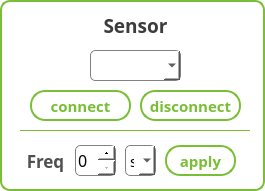
     <widget class="QFrame" name="frame_9">
      <property name="geometry">
       <rect>
        <x>0</x>
        <y>0</y>
        <width>265</width>
        <height>191</height>
       </rect>
      </property>
      <property name="styleSheet">
       <string notr="true">background-color:qlineargradient(spread:pad, x1:0.5, y1:0.5, x2:1, y2:1, stop:0 rgba(255, 255, 255, 0), stop:1 rgba(255, 255, 255, 65));
border : 2px solid rgb(121,191,53);
border-radius : 10px</string>
      </property>
      <property name="frameShape">
       <enum>QFrame::StyledPanel</enum>
      </property>
      <property name="frameShadow">
       <enum>QFrame::Raised</enum>
      </property>
      <widget class="QLabel" name="label_35">
       <property name="geometry">
        <rect>
         <x>80</x>
         <y>10</y>
         <width>111</width>
         <height>31</height>
        </rect>
       </property>
       <property name="font">
        <font>
         <family>나눔스퀘어 Bold</family>
         <pointsize>14</pointsize>
         <weight>75</weight>
         <bold>true</bold>
        </font>
       </property>
       <property name="styleSheet">
        <string notr="true">background:transparent;
border:transparent;
color:rgb(60,60,60)</string>
       </property>
       <property name="text">
        <string>Sensor</string>
       </property>
       <property name="alignment">
        <set>Qt::AlignCenter</set>
       </property>
      </widget>
      <widget class="QComboBox" name="coms">
       <property name="geometry">
        <rect>
         <x>90</x>
         <y>50</y>
         <width>91</width>
         <height>31</height>
        </rect>
       </property>
       <property name="palette">
        <palette>
         <active>
          <colorrole role="Button">
           <brush brushstyle="SolidPattern">
            <color alpha="255">
             <red>255</red>
             <green>255</green>
             <blue>255</blue>
            </color>
           </brush>
          </colorrole>
          <colorrole role="Base">
           <brush brushstyle="SolidPattern">
            <color alpha="255">
             <red>255</red>
             <green>255</green>
             <blue>255</blue>
            </color>
           </brush>
          </colorrole>
          <colorrole role="Window">
           <brush brushstyle="SolidPattern">
            <color alpha="255">
             <red>255</red>
             <green>255</green>
             <blue>255</blue>
            </color>
           </brush>
          </colorrole>
          <colorrole role="Highlight">
           <brush brushstyle="SolidPattern">
            <color alpha="255">
             <red>121</red>
             <green>191</green>
             <blue>53</blue>
            </color>
           </brush>
          </colorrole>
         </active>
         <inactive>
          <colorrole role="Button">
           <brush brushstyle="SolidPattern">
            <color alpha="255">
             <red>255</red>
             <green>255</green>
             <blue>255</blue>
            </color>
           </brush>
          </colorrole>
          <colorrole role="Base">
           <brush brushstyle="SolidPattern">
            <color alpha="255">
             <red>255</red>
             <green>255</green>
             <blue>255</blue>
            </color>
           </brush>
          </colorrole>
          <colorrole role="Window">
           <brush brushstyle="SolidPattern">
            <color alpha="255">
             <red>255</red>
             <green>255</green>
             <blue>255</blue>
            </color>
           </brush>
          </colorrole>
          <colorrole role="Highlight">
           <brush brushstyle="SolidPattern">
            <color alpha="255">
             <red>121</red>
             <green>191</green>
             <blue>53</blue>
            </color>
           </brush>
          </colorrole>
         </inactive>
         <disabled>
          <colorrole role="Button">
           <brush brushstyle="SolidPattern">
            <color alpha="255">
             <red>255</red>
             <green>255</green>
             <blue>255</blue>
            </color>
           </brush>
          </colorrole>
          <colorrole role="Base">
           <brush brushstyle="SolidPattern">
            <color alpha="255">
             <red>255</red>
             <green>255</green>
             <blue>255</blue>
            </color>
           </brush>
          </colorrole>
          <colorrole role="Window">
           <brush brushstyle="SolidPattern">
            <color alpha="255">
             <red>255</red>
             <green>255</green>
             <blue>255</blue>
            </color>
           </brush>
          </colorrole>
          <colorrole role="Highlight">
           <brush brushstyle="SolidPattern">
            <color alpha="255">
             <red>121</red>
             <green>191</green>
             <blue>53</blue>
            </color>
           </brush>
          </colorrole>
         </disabled>
        </palette>
       </property>
       <property name="font">
        <font>
         <family>나눔고딕</family>
         <pointsize>11</pointsize>
        </font>
       </property>
       <property name="styleSheet">
        <string notr="true">background-color:white;
border-radius:5px;
border:1px solid grey;
selection-background-color: rgb(121, 191, 53);</string>
       </property>
      </widget>
      <widget class="QPushButton" name="disconnect">
       <property name="geometry">
        <rect>
         <x>140</x>
         <y>90</y>
         <width>101</width>
         <height>31</height>
        </rect>
       </property>
       <property name="font">
        <font>
         <family>나눔바른고딕</family>
         <pointsize>11</pointsize>
         <weight>75</weight>
         <bold>true</bold>
        </font>
       </property>
       <property name="styleSheet">
        <string notr="true">QPushButton{border-radius : 15px;
border : 2px solid rgb(121,191,53);
color:rgb(121,191,53);
background-color:white;}
QPushButton:pressed{
border-radius : 15px;
border : 2px solid rgb(130,255,75);
border:transparent;
background-color:qlineargradient(spread:pad, x1:0.15, y1:0.15, x2:1, y2:1, stop:0 rgba(177, 220, 61, 255), stop:1 rgba(41, 191, 61, 247));
color:white;
}
</string>
       </property>
       <property name="text">
        <string>disconnect</string>
       </property>
       <property name="checkable">
        <bool>false</bool>
       </property>
      </widget>
      <widget class="QPushButton" name="connect">
       <property name="geometry">
        <rect>
         <x>30</x>
         <y>90</y>
         <width>101</width>
         <height>31</height>
        </rect>
       </property>
       <property name="font">
        <font>
         <family>나눔바른고딕</family>
         <pointsize>11</pointsize>
         <weight>75</weight>
         <bold>true</bold>
        </font>
       </property>
       <property name="styleSheet">
        <string notr="true">QPushButton{border-radius : 15px;
border : 2px solid rgb(121,191,53);
color:rgb(121,191,53);
background-color:white;}
QPushButton:pressed{
border-radius : 15px;
border : 2px solid rgb(130,255,75);
border:transparent;
background-color:qlineargradient(spread:pad, x1:0.15, y1:0.15, x2:1, y2:1, stop:0 rgba(177, 220, 61, 255), stop:1 rgba(41, 191, 61, 247));
color:white;
}
</string>
       </property>
       <property name="text">
        <string>connect</string>
       </property>
       <property name="checkable">
        <bool>true</bool>
       </property>
      </widget>
      <widget class="QLabel" name="label_61">
       <property name="geometry">
        <rect>
         <x>20</x>
         <y>145</y>
         <width>51</width>
         <height>31</height>
        </rect>
       </property>
       <property name="font">
        <font>
         <family>나눔스퀘어 Bold</family>
         <pointsize>13</pointsize>
         <weight>75</weight>
         <bold>true</bold>
        </font>
       </property>
       <property name="styleSheet">
        <string notr="true">background:transparent;
color:rgb(80,80,80);
border:transparent</string>
       </property>
       <property name="text">
        <string>Freq</string>
       </property>
       <property name="alignment">
        <set>Qt::AlignCenter</set>
       </property>
      </widget>
      <widget class="QPushButton" name="serv_save_2">
       <property name="geometry">
        <rect>
         <x>165</x>
         <y>145</y>
         <width>71</width>
         <height>31</height>
        </rect>
       </property>
       <property name="font">
        <font>
         <family>나눔바른고딕</family>
         <pointsize>11</pointsize>
         <weight>75</weight>
         <bold>true</bold>
        </font>
       </property>
       <property name="styleSheet">
        <string notr="true">QPushButton{border-radius : 15px;
border : 2px solid rgb(121,191,53);
color:rgb(121,191,53);
background-color:white;}
QPushButton:pressed{
border-radius : 15px;
border : 2px solid rgb(130,255,75);
border:transparent;
background-color:qlineargradient(spread:pad, x1:0.15, y1:0.15, x2:1, y2:1, stop:0 rgba(177, 220, 61, 255), stop:1 rgba(41, 191, 61, 247));
color:white;
}
</string>
       </property>
       <property name="text">
        <string>apply</string>
       </property>
       <property name="checkable">
        <bool>true</bool>
       </property>
      </widget>
      <widget class="QComboBox" name="sens_unit_3">
       <property name="geometry">
        <rect>
         <x>125</x>
         <y>145</y>
         <width>31</width>
         <height>31</height>
        </rect>
       </property>
       <property name="font">
        <font>
         <family>나눔고딕</family>
         <pointsize>11</pointsize>
        </font>
       </property>
       <property name="layoutDirection">
        <enum>Qt::LeftToRight</enum>
       </property>
       <property name="styleSheet">
        <string notr="true">background-color:white;
border:1px solid grey;
selection-background-color: rgb(121, 191, 53);
border-radius:5px</string>
       </property>
       <item>
        <property name="text">
         <string>s</string>
        </property>
       </item>
       <item>
        <property name="text">
         <string>m</string>
        </property>
       </item>
       <item>
        <property name="text">
         <string>h</string>
        </property>
       </item>
      </widget>
      <widget class="QSpinBox" name="serv_freq_2">
       <property name="geometry">
        <rect>
         <x>75</x>
         <y>145</y>
         <width>41</width>
         <height>31</height>
        </rect>
       </property>
       <property name="font">
        <font>
         <family>나눔고딕</family>
         <pointsize>12</pointsize>
        </font>
       </property>
       <property name="styleSheet">
        <string notr="true">QSpinBox{background-color:white;
border:1px solid grey;
selection-background-color: rgb(121, 191, 53);
border-radius:5px
}
QSpinBox::down-button {
width: 17px;
}
QSpinBox::up-button {
width: 17px;
}</string>
       </property>
      </widget>
      <widget class="Line" name="line_3">
       <property name="geometry">
        <rect>
         <x>20</x>
         <y>130</y>
         <width>230</width>
         <height>1</height>
        </rect>
       </property>
       <property name="orientation">
        <enum>Qt::Horizontal</enum>
       </property>
      </widget>
     </widget>
